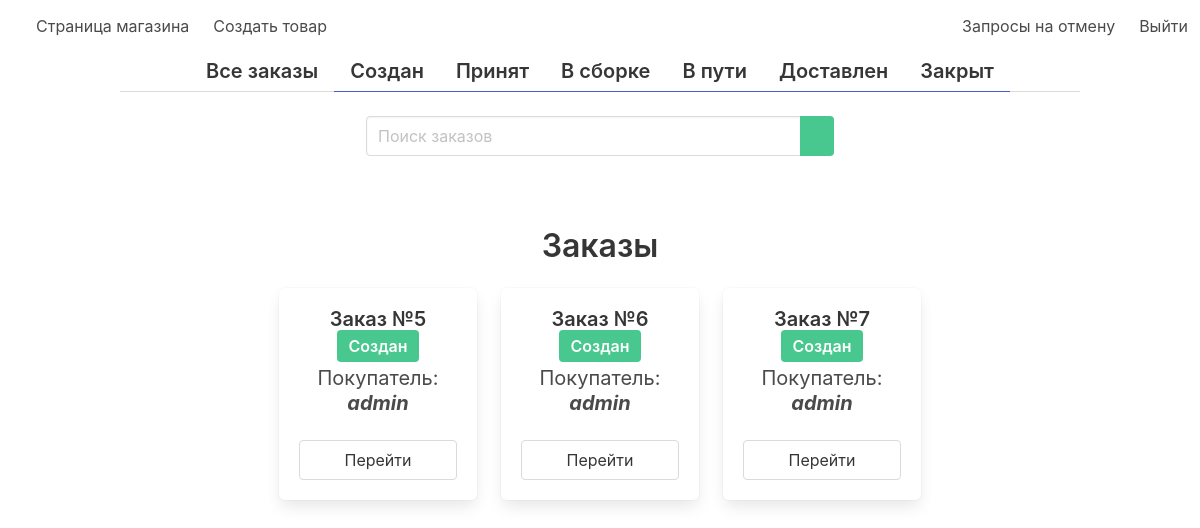
Screenshot of /staff/home/?status=Создан with the database file from the repository.
### store/models.py (models this page shows, shortened)
class Order(models.Model):
    customer = models.ForeignKey(User, on_delete=models.CASCADE)
    address = models.CharField(max_length=255)
    phone = models.CharField(max_length=255)
    total_price = models.IntegerField()
    status = models.CharField(choices=STATUS, null=True, max_length=255, default='Cоздан')
    comment = models.CharField(max_length=255, blank=True, null=True)

### staff/views.py (the view)
# urls.py: path('home/', views.home, name='home'),
def home(request):
    orders = Order.objects.all()
    status = request.GET.get('status')
    orders = orders.filter(status=status) if status else orders
    search = request.GET.get('search')
    orders = orders.filter(
        Q(pk__icontains=search) |
        Q(customer__username__icontains=search)) \
        if search else orders
    return render(request, 'admin.html', {'orders': orders, 'status': STATUS})

### staff/templates/admin.html (shortened to what this page needs)
{% extends 'admin_layout.html' %}
{% block content %}
    <div class="container">
        <div class="tabs is-centered">
            <ul>
                <li>
                    <a href="{% url 'staff:home' %}">
                        <div class="title is-5 is-success">Все заказы</div>
                    </a>
                </li>
                {% for i in status %}
                    <li class="is-active">
                        <a href="{% url 'staff:home' %}?status={{ i.0 }}">
                            <div class="title is-5">
                                {{ i.0 }}
                            </div>
                        </a>
                    </li>
                {% endfor %}
            </ul>
        </div>
        <div class="columns is-centered">
            <div class="column is-6">
                <form>
                    <div class="field has-addons">
                        <div class="control" style="width: 100%">
                            <input type="text" class="input" name="search" placeholder="Поиск заказов">
                        </div>
                        <div class="control">
                            <button class="button is-success">
                            </button>
                        </div>
                    </div>
                </form>
            </div>
        </div>
        <section class="section">
            <div class="container has-text-centered">
                <div class="title">Заказы</div>
                <div class="columns is-multiline is-centered">
                    {% for order in orders %}
                        <div class="column is-3 is-centered">
                            <div class="box">
                                <div class="title is-5 has-text-centered">
                                    Заказ №{{ order.pk }}
                                    <span class="tag is-medium is-success">
                                    {{ order.status }}
                                </span>
                                </div>
                                <div class="subtitle">
                                    Покупатель:
                                    <span class="is-italic has-text-weight-bold">
                                {{ order.customer }}
                            </span>
                                </div>
                                <a href="{% url 'staff:order' order.pk %}" class="button is-fullwidth">
                                    Перейти
                                </a>
                            </div>
                        </div>
                    {% endfor %}
                </div>
            </div>
    </div>
{% endblock %}

### rows the page displays
Order: pk "5", status "Создан", customer "admin"
Order: pk "6", status "Создан", customer "admin"
Order: pk "7", status "Создан", customer "admin"

### other values shown
{{ i.0 }} "Создан" "Принят" "В сборке" "В пути" "Доставлен" "Закрыт"
